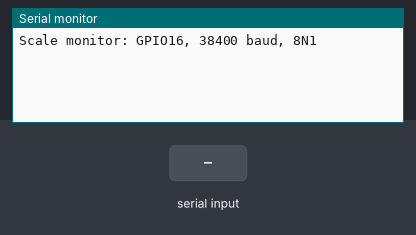
This sketch was run on a simulated ESP32. On the bench: the last lines printed to the serial monitor. Inputs (shaded band) come from the test bench.

Above: at 1.7 s.
1.8 s: "1" received over the second serial link
At 2.5 s:
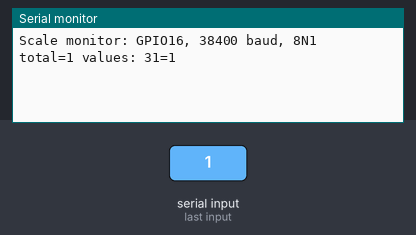
4.8 s: "0" received over the second serial link
At 6.8 s:
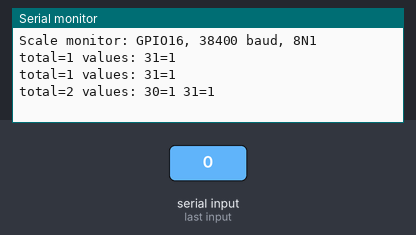
7.5 s: "2" received over the second serial link
At 8.3 s:
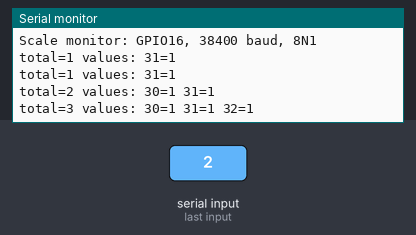

Measured:
- after the input at 1.8 s, the serial monitor: prints a new line after 0.20 s (image 1)
- after the input at 4.8 s, the serial monitor: prints a new line after 1.2 s (image 2)
- after the input at 7.5 s, the serial monitor: prints a new line after 0.50 s (image 3)

The sketch:

scale_uart_monitor.ino
```cpp
#include <Arduino.h>

HardwareSerial ScaleSerial(2);
static const int SCALE_RX_PIN = 16;
static const int SCALE_TX_PIN = 17;

void setup() {
  Serial.begin(115200);
  delay(500);
  ScaleSerial.begin(38400, SERIAL_8N1, SCALE_RX_PIN, SCALE_TX_PIN);
  Serial.println();
  Serial.println("Scale monitor: GPIO16, 38400 baud, 8N1");
}

void loop() {
  static uint32_t counts[256] = {};
  static uint32_t total = 0;
  static uint32_t lastReport = 0;
  while (ScaleSerial.available()) {
    uint8_t value = ScaleSerial.read();
    counts[value]++;
    total++;
  }
  if (millis() - lastReport >= 2000) {
    lastReport = millis();
    Serial.printf("total=%lu values:", (unsigned long)total);
    for (int i = 0; i < 256; i++) {
      if (counts[i]) Serial.printf(" %02X=%lu", i, (unsigned long)counts[i]);
    }
    Serial.println();
  }
}
```
